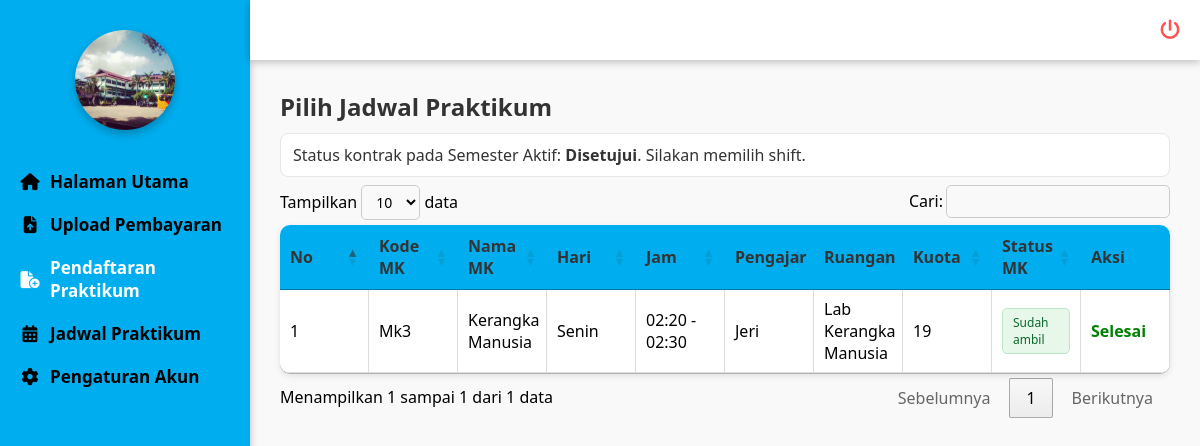
Screenshot of /mahasiswa/pendaftaran/pendaftaran.php (signed in) with the database file from the repository.
### tables this page shows
CREATE TABLE `jadwal_praktikum` (
  `id` int NOT NULL,
  `id_mk` int NOT NULL,
  `id_dosen` int NOT NULL,
  `id_ruangan` int NOT NULL,
  `id_semester` int NOT NULL,
  `hari` enum('Senin','Selasa','Rabu','Kamis','Jumat','Sabtu','Minggu') NOT NULL,
  `jam_mulai` time NOT NULL,
  `jam_selesai` time NOT NULL,
  `kuota` int NOT NULL,
  `kuota_awal` int DEFAULT NULL,
  `peserta` int NOT NULL DEFAULT '0'
);

CREATE TABLE `matakuliah_praktikum` (
  `id` int NOT NULL,
  `kode_mk` varchar(20) NOT NULL,
  `nama_mk` varchar(100) NOT NULL,
  `sks` int NOT NULL,
  `semester` varchar(10) NOT NULL,
  `id_semester` int DEFAULT NULL,
  `modul` varchar(255) DEFAULT NULL
);

CREATE TABLE `dosen` (
  `id` int NOT NULL,
  `nidn` varchar(20) NOT NULL,
  `nama` varchar(100) NOT NULL,
  `prodi` enum('Farmasi','Analis Kesehatan') NOT NULL,
  `jenis_kelamin` enum('Laki-laki','Perempuan') NOT NULL,
  `alamat` varchar(255) DEFAULT NULL,
  `no_hp` varchar(20) DEFAULT NULL,
  `user_id` int DEFAULT NULL
);

CREATE TABLE `ruangan` (
  `id` int NOT NULL,
  `kode_ruangan` varchar(20) NOT NULL,
  `nama_ruangan` varchar(100) NOT NULL,
  `kapasitas` int NOT NULL,
  `lokasi` varchar(100) NOT NULL
);

### mahasiswa/pendaftaran/pendaftaran.php (the view, shortened to what this page needs)
<?php
include '../../koneksi/sidebarmhs.php';
include '../../koneksi/koneksi.php';
function e($v){ return htmlspecialchars((string)($v ?? ''), ENT_QUOTES, 'UTF-8'); }
$id_mahasiswa = (int)($_SESSION['mhs_id'] ?? 0);
$qSem = mysqli_query($conn, "SELECT id, nama_semester, tahun_ajaran FROM semester WHERE status='Aktif' LIMIT 1");
$semAktif = mysqli_fetch_assoc($qSem);
$id_semester = $semAktif['id'] ?? null;
$kontrak = null;
if ($id_semester){
    $qKon = mysqli_query($conn, "
        SELECT id, status, mk_dikontrak
        FROM kontrak_mk
        WHERE id_mahasiswa='$id_mahasiswa' AND id_semester='$id_semester'
        ORDER BY id DESC LIMIT 1
    ");
    $kontrak = mysqli_fetch_assoc($qKon);
}
$status_bayar = $kontrak['status'] ?? null;
$mk_list_raw = [];
if (!empty($kontrak['mk_dikontrak'])) {
    foreach(explode(',', $kontrak['mk_dikontrak']) as $n){
        $n = trim($n);
        if($n!=='') $mk_list_raw[] = $n;
    }
}
$mk_sudah_dipilih = [];
$jadwal_sudah_diambil = [];
if ($id_semester){
    $qSudah = mysqli_query($conn, "
        SELECT id_mk, id_jadwal
        FROM pilihan_jadwal
        WHERE id_mahasiswa='$id_mahasiswa' AND id_semester='$id_semester'
    ");
    while($r = mysqli_fetch_assoc($qSudah)){
        $mk_sudah_dipilih[(int)$r['id_mk']] = true;
        $jadwal_sudah_diambil[(int)$r['id_jadwal']] = true;
    }
}
?>
<!doctype html>
<html>
<head>
  <link rel="stylesheet" href="https://cdn.datatables.net/1.13.6/css/jquery.dataTables.min.css">
  <link rel="stylesheet" href="https://cdnjs.cloudflare.com/ajax/libs/font-awesome/6.5.0/css/all.min.css">
</head>
<body>
  <div class="konten_utama">
    <h2>Pilih Jadwal Praktikum</h2>
    <?php if(!$id_semester): ?>
    <div class="kotak_info info_peringatan">Belum ada <b>Semester</b> berstatus <b>Aktif</b>. Pemilihan jadwal
      dinonaktifkan.</div>
    <?php elseif(!$kontrak): ?>
    <div class="kotak_info info_peringatan">Anda belum mengirim kontrak/bukti bayar untuk Semester ini.</div>
    <?php elseif($status_bayar === 'Ditolak'): ?>
    <div class="kotak_info info_gagal">Status kontrak pada Semester Aktif: <b>Ditolak</b>. Silakan perbaiki pengajuan
      kontrak.</div>
    <?php elseif($status_bayar === 'Menunggu'): ?>
    <div class="kotak_info info_peringatan">Status kontrak pada Semester Aktif: <b>Menunggu</b>. Pemilihan jadwal akan
      aktif setelah <b>Disetujui</b>.</div>
    <?php else: ?>
    <div class="kotak_info info_sukses">Status kontrak pada Semester Aktif: <b>Disetujui</b>. Silakan memilih shift.
    </div>
    <?php endif; ?>
    <table id="tabel-jadwal" class="tabel_data">
      <thead>
        <tr>
          <th>No</th>
          <th>Kode MK</th>
          <th>Nama MK</th>
          <th>Hari</th>
          <th>Jam</th>
          <th>Pengajar</th>
          <th>Ruangan</th>
          <th>Kuota</th>
          <th>Status MK</th>
          <th>Aksi</th>
        </tr>
      </thead>
      <tbody>
        <?php
$no=1;
$boleh_tampil = $id_semester && $kontrak && $status_bayar === 'Disetujui';
if ($boleh_tampil && count($mk_list_raw) > 0){
    $escaped = [];
    foreach($mk_list_raw as $nm){
        $escaped[] = "'" . mysqli_real_escape_string($conn, $nm) . "'";
    }
    $mk_in_sql = implode(',', $escaped);
    $sql = "
        SELECT jp.*, mk.kode_mk, mk.nama_mk, d.nama as pengajar, r.nama_ruangan
        FROM jadwal_praktikum jp
        LEFT JOIN matakuliah_praktikum mk ON jp.id_mk = mk.id
        LEFT JOIN dosen d ON jp.id_dosen = d.id
        LEFT JOIN ruangan r ON jp.id_ruangan = r.id
        WHERE jp.id_semester = '$id_semester'
          AND mk.nama_mk IN ($mk_in_sql)
          AND jp.kuota > 0
        ORDER BY mk.nama_mk ASC,
                 FIELD(jp.hari,'Senin','Selasa','Rabu','Kamis','Jumat','Sabtu','Minggu'),
                 jp.jam_mulai ASC
    ";
    $q = mysqli_query($conn, $sql);
    while($row = mysqli_fetch_assoc($q)){
        $jam = date('H:i', strtotime($row['jam_mulai'])) . ' - ' . date('H:i', strtotime($row['jam_selesai']));
        $mk_id = (int)$row['id_mk'];
        $id_jadwal_baris = (int)$row['id'];
        $sudah_ambil_jadwal = isset($jadwal_sudah_diambil[$id_jadwal_baris]);
        $sudah_ambil_mk = isset($mk_sudah_dipilih[$mk_id]);
        ?>
        <tr>
          <td data-label="No"><?= $no++; ?></td>
          <td data-label="Kode MK"><?= e($row['kode_mk']); ?></td>
          <td data-label="Nama MK"><?= e($row['nama_mk']); ?></td>
          <td data-label="Hari"><?= e($row['hari']); ?></td>
          <td data-label="Jam"><?= e($jam); ?></td>
          <td data-label="Pengajar"><?= e($row['pengajar']); ?></td>
          <td data-label="Ruangan"><?= e($row['nama_ruangan']); ?></td>
          <td data-label="Kuota"><?= e($row['kuota']); ?></td>
          <td data-label="Status MK">
            <?php if($sudah_ambil_jadwal): ?>
            <span class="lencana lencana_sukses">Sudah ambil</span>
            <?php else: ?>
            <span class="lencana lencana_peringatan">Belum ambil</span>
            <?php endif; ?>
          </td>
          <td data-label="Aksi">
            <?php if($sudah_ambil_jadwal || $sudah_ambil_mk): ?>
            <span style="color:green; font-weight:bold;">Selesai</span>
            <?php else: ?>
            <button class="tombol_umum tombol_tambah" onclick="pilihJadwal(<?= (int)$row['id']; ?>)">
              <i class="fa-solid fa-check"></i> Pilih
            </button>
            <?php endif; ?>
          </td>
        </tr>
        <?php
    }
}
?>
      </tbody>
    </table>
  </div>
</body>
</html>

### koneksi/sidebarmhs.php (style rules this page uses)
* { margin: 0; padding: 0; box-sizing: border-box; font-family: 'Segoe UI', Tahoma, Geneva, Verdana, sans-serif; }
body { display: flex; min-height: 100vh; background: #f3f3f3; overflow-x: hidden; }

### mahasiswa/pendaftaran/pendaftaran.php (style rules this page uses)
.konten_utama { margin-left: 250px; margin-top: 60px; padding: 30px; min-height: calc(100vh - 60px); background: #f9f9f9; font-family: Arial, sans-serif; }
.konten_utama h2 { margin-bottom: 10px; color: #333; }
.kotak_info { padding:10px 12px; border-radius:8px; margin:8px 0; background:#fff; border:1px solid #e5e7eb; }
.info_sukses { color: #333 }
.tabel_data { width: 100%; border-collapse: collapse; background: white; border-radius: 10px; overflow: hidden; box-shadow: 0 2px 6px rgba(0, 0, 0, 0.1); table-layout: fixed; }
.tabel_data th { background: #00AEEF; color: #333; text-align: left; padding: 12px 15px; }
.tabel_data td { padding: 12px 15px; border-bottom: 1px solid #ddd; border-right: 1px solid #ddd; }
.lencana { display: inline-block; padding: 5px 10px; border-radius: 5px; font-size: 12px; }
.lencana_sukses { background: #e7f7e9; color: #096a2e; border: 1px solid #bde5c8; }

### rows the page displays
jadwal_praktikum: id_mk.kode_mk "Mk3", id_mk.nama_mk "Kerangka Manusia", hari "Senin", jam "02:20 - 02:30", id_dosen.nama "Jeri", id_ruangan.nama_ruangan "Lab Kerangka Manusia", kuota "19", shows "Sudah ambil", shows "Selesai"
